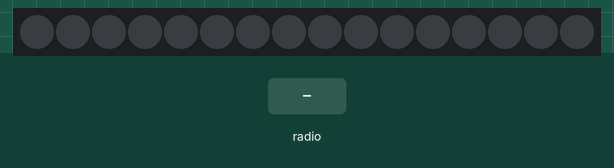
A program run on a simulated BBC micro:bit running MicroPython. Parts: 16 RGB LEDs in strip order, left to right. The test bench sets the inputs (shaded band). Dim RGB values are drawn brighter than linear.

Above: at 1.2 s.
1.3 s: radio message "flow" arrives
At 1.31 s:
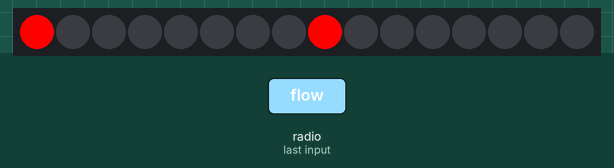
4.3 s: radio message "flash" arrives
At 6.1 s:
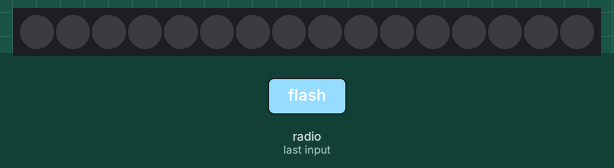
7.3 s: radio message "run" arrives
At 8.6 s:
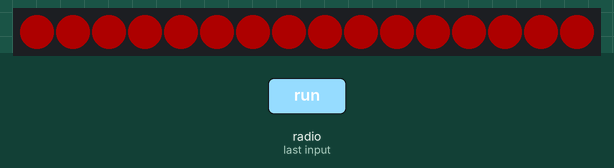
Timing chart, 0 to 10.3 s (numbered marks = the images above; inputs shaded):
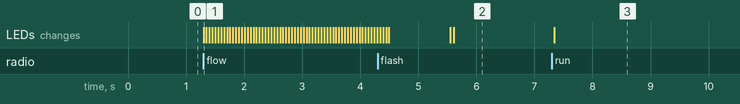

The program:

rear.py
```python
# 테일라이트
# flow: red*2 - light red, stop: red - light red
import radio
from random import randint
from microbit import *
import neopixel

# Create the "flash" animation frames. Can you work out how it's done?
flash = [Image().invert()*(i/9) for i in range(9, -1, -1)]

# The radio won't work unless it's switched on.
radio.on()
np = neopixel.NeoPixel(pin0, 16)

# Event loop.
while True:
    # Read any incoming messages.
    incoming = radio.receive()
    if incoming == 'run':
        for pixel_id in range(0, len(np)):

            np[pixel_id] = (50, 0, 0)

            # Display the current pixel data on the Neopixel strip
            np.show()

    if incoming == 'flash':
        for pixel_id in range(0, len(np)):

            np[pixel_id] = (0, 0, 0)

            # Display the current pixel data on the Neopixel strip
            np.show()

    if incoming == 'flow':
        for i in range(0, 2):
            for pixel_id in range(0, len(np)-8):
                red = 255
                green = 0
                blue = 0

                # Assign the current LED a random red, green and blue value between 0 and 60
                np[pixel_id] = (red, green, blue)
                np[pixel_id+8] = (red, green, blue)

                # Display the current pixel data on the Neopixel strip
                np.show()
                sleep(50)
            for pixel_id in range(0, len(np)):
                red = 0
                green = 0
                blue = 0

                # Assign the current LED a random red, green and blue value between 0 and 60
                np[pixel_id] = (red, green, blue)


                # Display the current pixel data on the Neopixel strip
                np.show()
                sleep(50)

        for pixel_id in range(0, len(np)):
            red = 255
            green = 0
            blue = 0

            # Assign the current LED a random red, green and blue value between 0 and 60
            np[pixel_id] = (red, green, blue)

            # Display the current pixel data on the Neopixel strip
            np.show()
            sleep(50)
        sleep(1000)

        for pixel_id in range(0, len(np)):
                red = 50
                green = 0
                blue = 0

                # Assign the current LED a random red, green and blue value between 0 and 60
                np[pixel_id] = (red, green, blue)

            # Display the current pixel data on the Neopixel strip
        np.show()
        sleep(50)

    if incoming == 'stop':
        for pixel_id in range(0, len(np)):
            red = 255
            green = 0
            blue = 0

            # Assign the current LED a random red, green and blue value between 0 and 60
            np[pixel_id] = (red, green, blue)

        # Display the current pixel data on the Neopixel strip
        np.show()
        sleep(2000)

        for pixel_id in range(0, len(np)):
                red = 50
                green = 0
                blue = 0

                # Assign the current LED a random red, green and blue value between 0 and 60
                np[pixel_id] = (red, green, blue)

            # Display the current pixel data on the Neopixel strip
        np.show()
        sleep(50)

    if incoming == 'auth':
        for pixel_id in range(0, len(np)):

            np[pixel_id] = (255, 0, 0)

            # Display the current pixel data on the Neopixel strip
            np.show()

    if incoming == 'close':
        for pixel_id in range(0, len(np)):

            np[pixel_id] = (0, 0, 0)

            # Display the current pixel data on the Neopixel strip
            np.show()
```

Measured:
- after the input at 1.3 s, the LEDs: change at once (image 1)
- after the input at 4.3 s, the LEDs: first differ from a run without the input after 1.3 s (image 2)
- after the input at 7.3 s, the LEDs: change at once (image 3)
